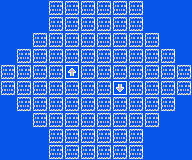

A level layout from a 2D game, rendered from its tile map. Below: a short description, then the map file with its tile-grid data intact:
An orthogonal 12x10 tile map with 16x16 px tiles, 1 tile layer (Tile Layer 1) and 6 objects.

<map version="1.5" tiledversion="1.7.2" orientation="orthogonal" renderorder="right-down" width="12" height="10" tilewidth="16" tileheight="16" infinite="0" nextlayerid="3" nextobjectid="7">
 <tileset firstgid="1" source="metatiles.tsx" />
 <layer id="1" name="Tile Layer 1" width="12" height="10">
  <data encoding="csv">
1,1,1,2,2,2,2,2,2,1,1,1,
1,1,1,2,2,2,2,2,2,1,1,1,
1,1,2,2,2,2,2,2,2,2,1,1,
1,2,2,2,2,2,2,2,2,2,2,1,
2,2,2,2,4,2,2,2,2,2,2,2,
2,2,2,2,2,2,2,3,2,2,2,2,
1,2,2,2,2,2,2,2,2,2,2,1,
1,1,2,2,2,2,2,2,2,2,1,1,
1,1,1,2,2,2,2,2,2,1,1,1,
1,1,1,2,2,2,2,2,2,1,1,1
</data>
 </layer>
 <objectgroup id="2" name="Rooms">
  <object id="1" x="50.6754" y="2.42198" width="42.4779" height="42.8505" />
  <object id="2" x="98.5561" y="2.7946" width="41.36" height="42.4779" />
  <object id="3" x="50.4891" y="114.951" width="42.6642" height="41.5463" />
  <object id="4" x="99.115" y="114.765" width="41.36" height="41.7327" />
  <object id="5" x="1.67676" y="65.9525" width="42.6642" height="27.2007" />
  <object id="6" x="145.878" y="66.1388" width="42.8505" height="27.5734" />
 </objectgroup>
</map>